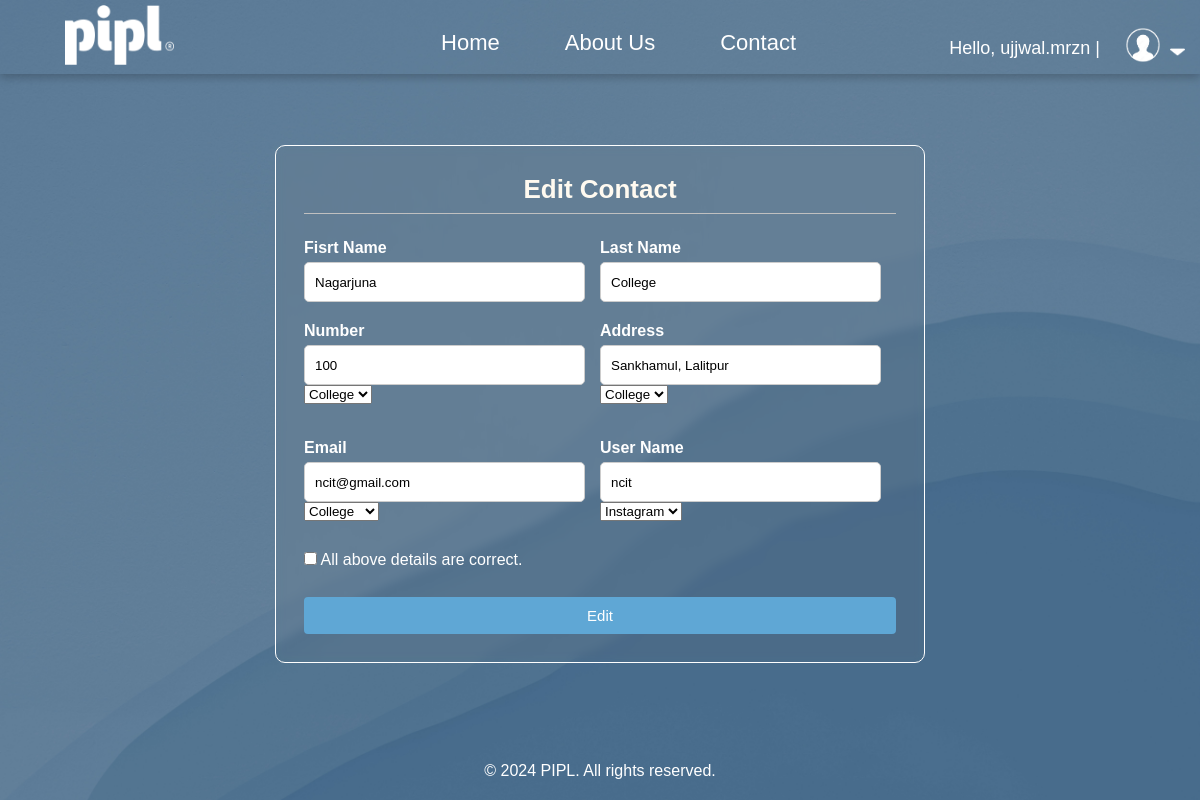
/edit/181 (signed in), run on the app's committed database.
### accounts/models.py (models this page shows, shortened)
class Person(models.Model):
    id = models.AutoField(primary_key=True)
    first_name = models.CharField(max_length=20 , null=True)
    last_name = models.CharField(max_length=15 , null=True)
    phone = models.ForeignKey(Phone, null=True , on_delete= models.SET_NULL)
    address = models.ForeignKey(Address, null=True , on_delete= models.SET_NULL)
    email = models.ForeignKey(Email, null=True , on_delete= models.SET_NULL)
    media = models.ForeignKey(SocialMedia, null=True , on_delete= models.SET_NULL)

class Phone(models.Model):
    TYPE = (
        ('Home' , 'Home'),
        ('Mobile' , 'Mobile'),
        ('Office' , 'Office'),
        ('College' , 'College'),
    )
    Number = models.IntegerField( null=True )
    Number_type = models.CharField(max_length=200 , null=True , choices=TYPE )

class Address(models.Model):
    TYPE = (
        ('Home' , 'Home'),
        ('Office' , 'Office'),
        ('College' , 'College')
    )
    Address = models.CharField(max_length=200 , null=True)
    Address_type= models.CharField(max_length=200 , null=True , choices=TYPE )

class Email(models.Model):
    TYPE = (
        ('Home' , 'Home'),
        ('Personal' , 'Personal'),
        ('Office' , 'Office'),
        ('College' , 'College')
    )
    email = models.CharField(max_length=200 , null=True)
    email_type = models.CharField(max_length=200 , null=True , choices=TYPE )

class SocialMedia(models.Model):
    APP = (
        ('Facebook' , 'Facebook'),
        ('Instagram' , 'Instagram'),
        ('Twitter' , 'Twitter'),
        ('Linkdin' , 'Linkdlin'),
        ('Snapchat' , 'Snapchat'),
        ('WeChat' , 'WeChat'),
        ('Discord' , 'Discord'),
    )
    User_Name = models.CharField(max_length=200 , null=True)
    Linked_App = models.CharField(max_length=200 , null=True , choices=APP )

### accounts/decorators.py (the view)
        def wrapper_func(request, *args, **kwargs):
            group = None
            if request.user.groups.exists():
                group = request.user.groups.all()[0].name
            if group in allowed_roles:
                return view_func(request, *args, **kwargs)
            else:
                return HttpResponse('You are not authorized to view this page')

### PhoneBook/context_processors.py (called while the page is built)
def current_year(request):
    return {
        'current_year': datetime.now().year
    }

### accounts/views.py (called while the page is built, shortened)
@login_required(login_url='login')
@allowed_users(allowed_roles=['admin'])
def edit(request,pk):
    detail=Person.objects.get(id=pk)
    return render(request,'accounts/edit.html',{'detail': detail})

### accounts/templates/accounts/edit.html (shortened to what this page needs)
<!DOCTYPE html>
<html lang="en">
<head>
  <link rel="stylesheet" href="/static/css/edit.css">
</head>
<body>
<nav class="navbar-container">
  <div class="logo">
      <a href="/home">
          <img src="/static/pip.png" alt="Logo">
      </a>
  </div>
  <div class="nav-content">
      <a href="/home">Home</a>
      <a href="/about">About Us</a>
      <a href="/contact">Contact</a>
  </div>
  <div class="logout-container">
      <span class="hello-msg">Hello, {{request.user}} |</span>
  </div>
  <div class="user-container" onclick="toggleMenu()">
      <img src="/static/pppp.png" class="user-pic" alt="User Picture">
      <img src="/static/dropdown.png" class="dropdown-arrow" alt="Dropdown Arrow">
  </div>
</nav>
<div class="box">
<div class="cointainer">
    <form action="" method="post">
      <h2>Edit Contact</h2>
      <div class="content">
        <div class="input-box">
          <label for="firstname">Fisrt Name</label>
          <input type="text" value="{{detail.first_name}}"  id="fname" name="fname" required>
        </div>
        <div class="input-box">
          <label for="lastname">Last Name</label>
          <input type="text" value="{{detail.last_name}}" id="lname" name="lname" required>
        </div>
        <div class="input-box">
          <label for="number">Number</label>
          <input type="tel" value="{{detail.phone.Number}}" id="number" name="number" required>
          <div class="input-box">
            <div class="select-box">
            <select id="Number_type" id="ntype" name="ntype" required>
              <option>{{detail.phone.Number_type}}</option>
            </select>
            </div>
            </div>
        </div>
        <div class="input-box">
          <label for="address">Address</label>
          <input type="text" value="{{detail.address.Address}}" id="address" name="address" required>
          <div class="input-box">
          <div class="select-box">
            <select id="atype"  name="atype" required>
              <option>{{detail.address.Address_type}}</option>
            </select>
            </div>
          </div>
        </div>
        <div class="input-box">
          <label for="email">Email</label>
          <input type="email"  class="no-capitalize" value="{{detail.email.email}}"  id="emai"  name="email">
          <div class="input-box">
            <div class="select-box">
            <select id="etype" name="etype">
              <option>{{detail.email.email_type}}</option>
            </select>
            </div>
            </div>
        </div>
        <div class="input-box">
          <label for="username">User Name</label>
          <input type="username" class="no-capitalize" value="{{detail.media.User_Name}}"  id="uname" name="uname" >
        <div class="input-box">
        <div class="select-box">
        <select id="mtype" name="mtype">
          <option>{{detail.media.Linked_App}}</option>
        </select>
        </div>
      </div>
    </div>
        <div class="form-check">
          <input class="form-check-input" type="checkbox" value="" id="invalidCheck2" required>
          <label class="form-check-label" for="invalidCheck2">
            All above details are correct.
          </label>
          </div>
          </div>
      <div class="button-container">
      <form action="" method="post" style="display: inline;">
        <button type="submit" name="button">Edit</button>
      </form>
    </div>
    </form>
  </div>
  </div>
<footer>
  <div class="footer-content">
      <p>&copy; {{ current_year }} PIPL. All rights reserved.</p>
  </div>
</footer>
</body>
</html>

### accounts/static/css/edit.css (style rules this page uses)
* { margin: 0; padding: 0; box-sizing: border-box; font-family: 'Poppins', sans-serif; }
body { width: 100vw; height: 100vh; margin: 0; padding: 0; background-image: url("/static/b.jpg"); background-position: center; background-size: cover; }
nav { color: #fff; display: flex; justify-content: space-between; align-items: center; padding: 5px 15px; width: 100%; position: relative; background-color: transparent; box-shadow: 0 4px 8px rgba(0, 0, 0, 0.2); }
.logo img { height: 60px; width: auto; padding-left: 50px; }
.nav-content { display: flex; justify-content: center; flex-grow: 1; padding-right: 120px; margin-top: 12px; }
.nav-content a { display: inline-block; position: relative; font-size: 22px; color: #fff; font-weight: 500; text-decoration: none; margin-left: 65px; }
.nav-content a::before { content: ''; position: absolute; top: 100%; left: 0; width: 0%; height: 2px; background: #fff; transition: .3s; }
.logout-container { position: absolute; top: 38px; right: 5px; color: aliceblue; }
.hello-msg { font-size: 18px; color: #fff; margin-right: 95px; }
.user-container { position: relative; display: flex; align-items: center; top: 8px; }
.dropdown-arrow { width: 15px; height: 12px; cursor: pointer; margin-left: 1px; margin-top: 14px; }
.user-pic { width: 50px; height: 50px; margin-right: 1px; cursor: pointer; }
footer { background-color: transparent; color: white; text-align: center; min-height: 30px; position: fixed; bottom: 0; width: 100%; display: flex; justify-content: center; align-items: center; padding: 20px 0; }
.footer-content { max-width: 1200px; margin: 0 auto; }
.footer-content p { margin: 0; }
.box { display: flex; justify-content: center; align-items: center; height: 600px; }
.cointainer { max-width: 650px; padding: 28px; border-radius: 10px; overflow: hidden; background: transparent; border: 1px solid white; margin-top: 60px; backdrop-filter: blur(5px) saturate(90%); }
h2 { font-size: 26px; font-weight: bold; text-align: center; color: floralwhite; padding-bottom: 8px; border-bottom: 1px solid silver; }
.content { display: flex; flex-wrap: wrap; justify-content: space-between; padding: 20px 0; }
.input-box { display: flex; flex-wrap: wrap; width: 50%; padding-bottom: 15px; }
.input-box input { height: 40px; width: 95%; padding: 0 10px; border-radius: 5px; border: 1px solid #ccc; text-transform: capitalize; }
.input-box input.no-capitalize { text-transform: none; }
.input-box label { width : 95% ; margin: 5px 0; color:#ffffff; font-weight: bold; }
.input-box label, .media-title { width: 100%; margin: 5px 0; color: #ffffff; font-weight: bold; }
.form-check label { color: #ffffff; }
.button-container button { width: 100%; margin-top: 8px; background-color: #5fa7d5; font-size: 15px; color: white; padding: 8px 12px; border: 2px solid #5fa7d5; border-radius: 4px; cursor: pointer; transition: background-color 0.3s, color 0.3s; }

### data on the page
Person: fname "Nagarjuna", lname "College", number "100", ntype "College", address "Sankhamul, Lalitpur", atype "College", email "ncit@gmail.com", etype "College", uname "ncit", mtype "Instagram"

### other printed values
{{ request.user }} "ujjwal.mrzn"
